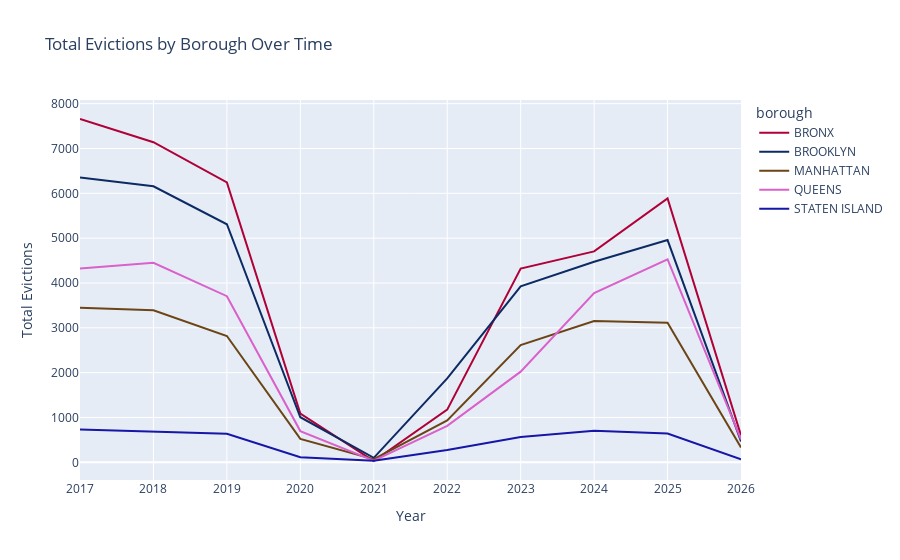

Notebook code cell kept with this figure:
### Markdown cell above
## Eviction By Borough By Year

### Code cell
fig2 = px.line(
    evictions_by_borough_year,
    x="year",
    y="total_evictions",
    color="borough",
    title="Total Evictions by Borough Over Time",
    labels={"total_evictions": "Total Evictions", "year": "Year"},
    color_discrete_sequence=px.colors.qualitative.Dark24_r,
)

fig2.show()

### Figure 1 — Plotly figure (JSON) as saved in the notebook; plotly's stock layout.template omitted (floating-point values rounded to 4 significant figures)
{"data": [{"hovertemplate": "borough=BRONX<br>Year=%{x}<br>Total Evictions=%{y}<extra></extra>", "legendgroup": "BRONX", "line": {"color": "#AF0038", "dash": "solid"}, "marker": {"symbol": "circle"}, "mode": "lines", "name": "BRONX", "orientation": "v", "showlegend": true, "type": "scatter", "x": [2017, 2018, 2019, 2020, 2021, 2022, 2023, 2024, 2025, 2026], "xaxis": "x", "y": [7658, 7140, 6244, 1088, 29, 1175, 4320, 4705, 5885, 601], "yaxis": "y"}, {"hovertemplate": "borough=BROOKLYN<br>Year=%{x}<br>Total Evictions=%{y}<extra></extra>", "legendgroup": "BROOKLYN", "line": {"color": "#0D2A63", "dash": "solid"}, "marker": {"symbol": "circle"}, "mode": "lines", "name": "BROOKLYN", "orientation": "v", "showlegend": true, "type": "scatter", "x": [2017, 2018, 2019, 2020, 2021, 2022, 2023, 2024, 2025, 2026], "xaxis": "x", "y": [6355, 6157, 5310, 1005, 100, 1871, 3927, 4475, 4958, 466], "yaxis": "y"}, {"hovertemplate": "borough=MANHATTAN<br>Year=%{x}<br>Total Evictions=%{y}<extra></extra>", "legendgroup": "MANHATTAN", "line": {"color": "#6C4516", "dash": "solid"}, "marker": {"symbol": "circle"}, "mode": "lines", "name": "MANHATTAN", "orientation": "v", "showlegend": true, "type": "scatter", "x": [2017, 2018, 2019, 2020, 2021, 2022, 2023, 2024, 2025, 2026], "xaxis": "x", "y": [3450, 3390, 2818, 521, 68, 934, 2614, 3153, 3115, 330], "yaxis": "y"}, {"hovertemplate": "borough=QUEENS<br>Year=%{x}<br>Total Evictions=%{y}<extra></extra>", "legendgroup": "QUEENS", "line": {"color": "#DA60CA", "dash": "solid"}, "marker": {"symbol": "circle"}, "mode": "lines", "name": "QUEENS", "orientation": "v", "showlegend": true, "type": "scatter", "x": [2017, 2018, 2019, 2020, 2021, 2022, 2023, 2024, 2025, 2026], "xaxis": "x", "y": [4325, 4452, 3705, 696, 36, 813, 2022, 3773, 4525, 509], "yaxis": "y"}, {"hovertemplate": "borough=STATEN ISLAND<br>Year=%{x}<br>Total Evictions=%{y}<extra></extra>", "legendgroup": "STATEN ISLAND", "line": {"color": "#1616A7", "dash": "solid"}, "marker": {"symbol": "circle"}, "mode": "lines", "name": "STATEN ISLAND", "orientation": "v", "showlegend": true, "type": "scatter", "x": [2017, 2018, 2019, 2020, 2021, 2022, 2023, 2024, 2025, 2026], "xaxis": "x", "y": [734, 691, 636, 112, 35, 274, 564, 706, 640, 66], "yaxis": "y"}], "layout": {"legend": {"title": {"text": "borough"}, "tracegroupgap": 0}, "title": {"text": "Total Evictions by Borough Over Time"}, "xaxis": {"anchor": "y", "domain": [0, 1], "title": {"text": "Year"}}, "yaxis": {"anchor": "x", "domain": [0, 1], "title": {"text": "Total Evictions"}}}}
